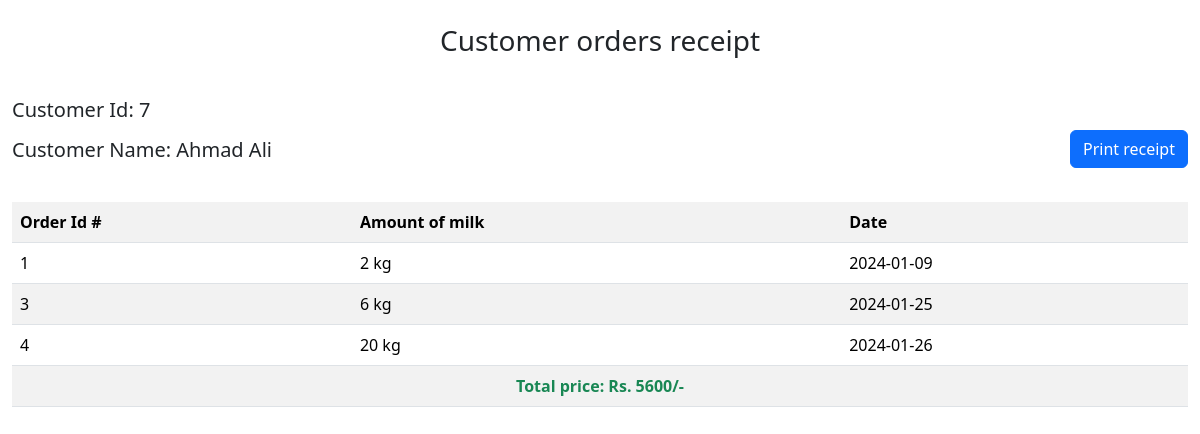
Screenshot of /order-detail.php?id=7 (signed in) with the database file from the repository.
### tables this page shows
CREATE TABLE `customers` (
  `id` int NOT NULL,
  `name` varchar(100) NOT NULL,
  `address` varchar(250) NOT NULL,
  `number` bigint NOT NULL
);

CREATE TABLE `customers_orders` (
  `id` int NOT NULL,
  `customer_id` int NOT NULL,
  `amount` int NOT NULL,
  `price` int NOT NULL,
  `date` date NOT NULL
);

### order-detail.php (the view, shortened to what this page needs)
<?php
include('includes/config.php');
if (strlen($_SESSION['aid']==0)) {
    header('location:logout.php');
} else{
  if (isset($_GET['id'])){
      $customer_id=$_GET['id'];
    $query_customer=mysqli_query($con,"select * from customers where id=".$customer_id);
      $query_orders=mysqli_query($con,"select * from customers_orders where customer_id=".$customer_id);
      $row_customer=mysqli_fetch_array($query_customer);
  ?>
<!DOCTYPE html>
<html lang="en">
<head>
    <link href="https://cdn.jsdelivr.net/npm/bootstrap@5.3.2/dist/css/bootstrap.min.css" rel="stylesheet">
</head>
<body>
 <div class="container-fluid">
     <h3 class="my-4 text-center">Customer orders receipt</h3>
     <div class="row">
         <div class="col-md-10">
             <h5 class="my-3">Customer Id: <?= $row_customer['id'] ?></h5>
             <h5 class="my-3">Customer Name: <?= $row_customer['name'] ?></h5>
         </div>
         <div class="col-md-2">
             <button class="btn btn-primary mt-5" id="print-btn" onclick="print_screen()" style="float: right;">Print receipt</button>
         </div>
     </div>
     <table class="table table-hover table-striped my-4">
         <tr>
             <th>Order Id #</th>
             <th>Amount of milk</th>
             <th>Date</th>
         </tr>
         <?php
         $total_price=0;
         while ($row_orders=mysqli_fetch_array($query_orders)){
         ?>
         <tr>
             <td><?= $row_orders['id'] ?></td>
             <td><?= $row_orders['amount'].' kg' ?></td>
             <td><?= $row_orders['date'] ?></td>
         </tr>
         <?php
            $total_price=$total_price+$row_orders['amount'];
         }
         if (mysqli_num_rows($query_orders) == 0) {
             echo '<tr ><td colspan="4" class="text-danger text-center" >No orders for this customer</td></tr>';
         }else{
         ?>
         <tr>
             <td colspan="4" class="text-center"><b class="text-success">Total price: Rs. <?= $total_price*200 ?>/-</b></td>
         </tr>
             <?php } ?>
     </table>
 </div>
</body>
</html>
<?php } } ?>

### rows the page displays
customers: id "7", name "Ahmad Ali"
customers_orders: id "1", amount "2", date "2024-01-09"
customers_orders: id "3", amount "6", date "2024-01-25"
customers_orders: id "4", amount "20", date "2024-01-26"

### other values shown
$total_price*200 "5600"
